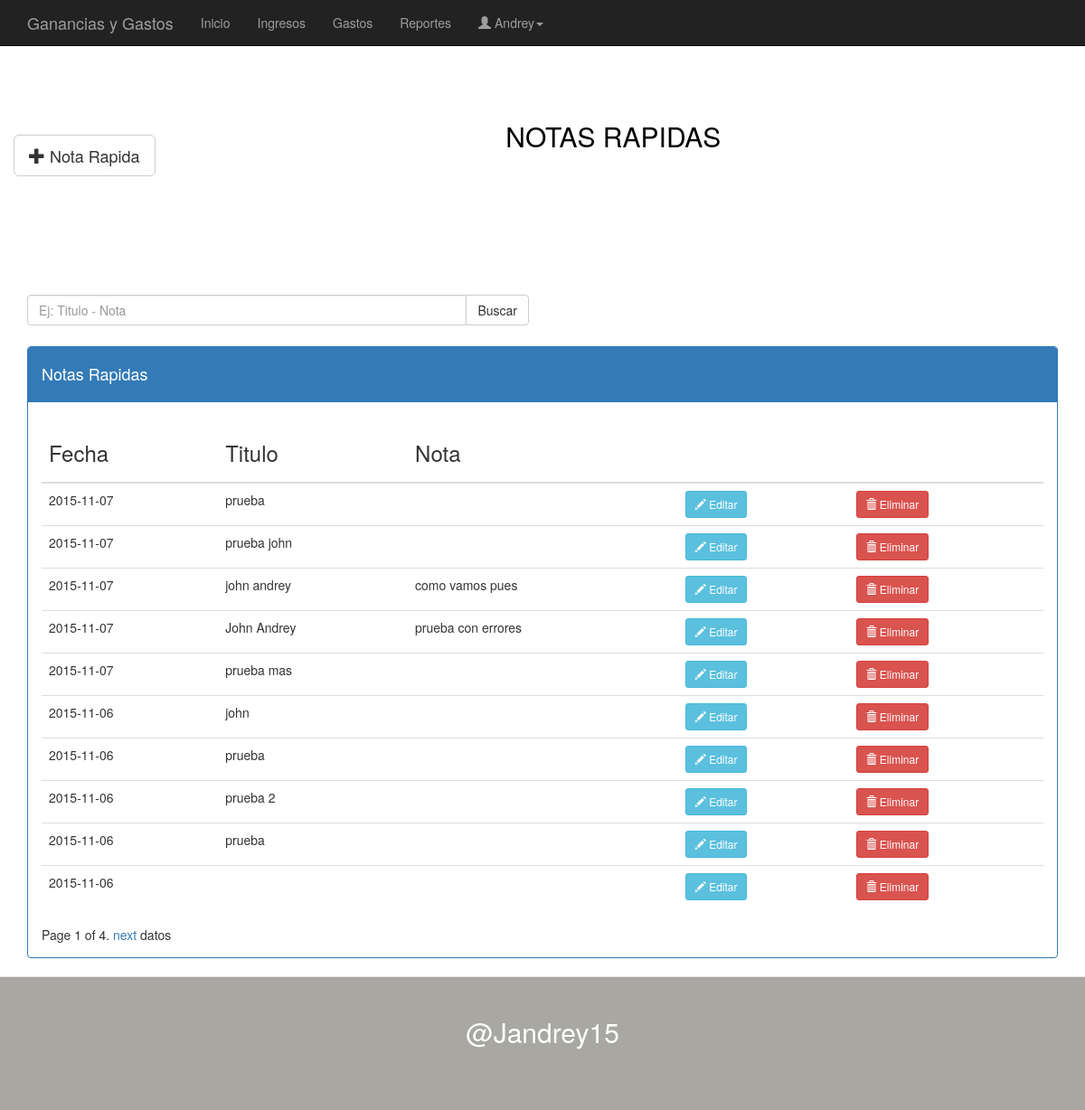
Before: /ver-notas-rapidas/ (signed in) with the older database file.
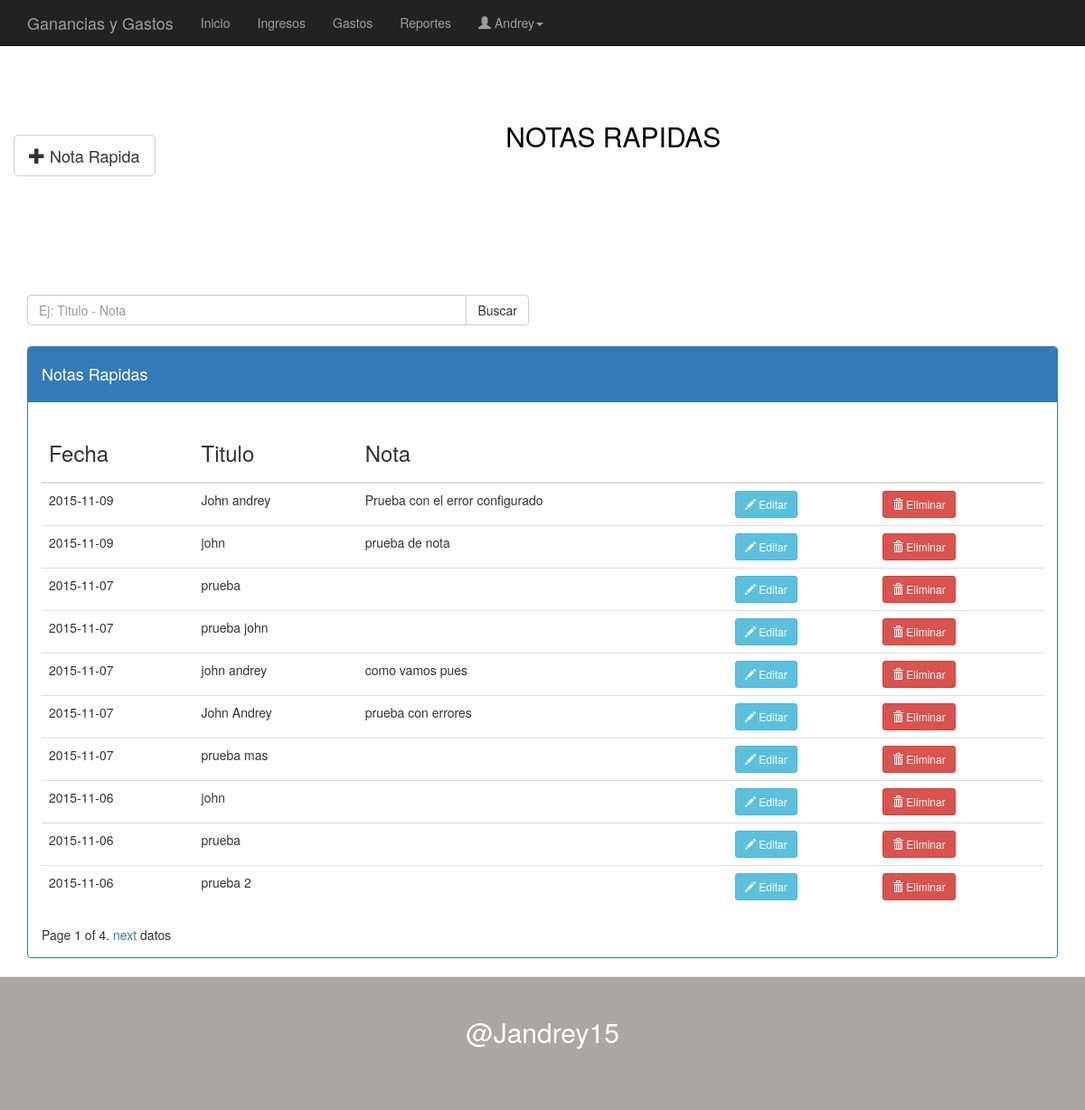
After: the same page with the newer database file.
### apps/notas/models.py (models this page shows, shortened)
class Notas(models.Model):
	fecha = models.DateField(blank=True)
	titulo = models.CharField(max_length=50, blank=True)
	nota = models.CharField(max_length=80, blank=True)
	usuario = models.ForeignKey(User)

### apps/notas/views.py (the view)
# urls.py: url(r'^ver-notas-rapidas/$', NotaRapida.as_view(), name = 'nota_rapida'),
class NotaRapida(CreateView,ListView):
	template_name = 'notas/notasRapidas.html'
	def get(self, request, *args, **kwargs):
		id_user = request.user.id
		notas = Notas.objects.filter(usuario__id=id_user).order_by('-fecha')
		paginator = Paginator(notas, 10)
		page = request.GET.get('page','1')
		try:datos = paginator.page(page )
		except PageNotAnInteger:
		 	datos = paginator.page(1)
		except EmptyPage:
			datos = paginator.page(paginator.num_pages)
		ctx = {'datos': datos}
		return render_to_response('notas/notasRapidas.html',ctx, context_instance=RequestContext(request))

### diarias/templates/notas/notasRapidas.html (shortened to what this page needs)
{% extends "base.html" %}
{% block cabezera %}
	{% if user.is_authenticated %}
	<div id="notaStyle">
		<a href="" class="btn btn-default btn-lg" data-toggle="modal" data-target="#mensaje">
		<span class="glyphicon glyphicon-plus" aria-hidden="true"></span> Nota Rapida</a>
	</div>
	{% else %}
		<script type="text/javascript">
			 window.location="http://localhost:8000/";
		</script>
	{% endif %}
{% endblock %}
{% block contenido %}
	<h2 id="titulos">NOTAS RAPIDAS</h2>
{% endblock %}
{% block segundocontenido %}
	<div class="col-lg-6" id="buscador">
	    <div class="input-group">
	      <input type="text" class="form-control" id="buscar" placeholder="Ej: Titulo - Nota" autofocus>
	      <span class="input-group-btn">
	        <button class="btn btn-default" type="button" id="buscando">Buscar</button>
	      </span>
	    </div>
	</div>
	<article class="col-md-12">
		<div class="table-responsive panel panel-primary">
			<div class="panel-heading"><h4>Notas Rapidas</h4></div>
			<div class="panel-body">
			<table class="table table-hover">
				<thead>
					<tr>
						<th><h3>Fecha</h3></th>
						<th><h3>Titulo</h3></th>
						<th><h3>Nota</h3></th>
						<th></th>
						<th></th>
					</tr>
				</thead>
				<tbody id="FechaTituloNota">
					{% for registro in datos %}
							<tr>
								<td>{{registro.fecha|date:"Y-m-d"}}</td>
								<td>{{registro.titulo}}</td>
								<td>{{registro.nota}} </td>
								<td><a href=""  class="btn btn-info btn-sm" data-toggle="modal" data-target="#modificar" id="modificarNota"><span class="glyphicon glyphicon-pencil" aria-hidden="true"></span> Editar</a></td>
								<td><a href=""  class="btn btn-danger btn-sm" data-toggle="modal" data-target="#eliminar" id="eliminarNota"><span class="glyphicon glyphicon-trash" aria-hidden="true"></span> Eliminar</a></td>
							</tr>
					{% endfor %}
				</tbody>
			</table>
			<div id="pag">
				<nav class="paginacion">
				    <span class="step-links">
				        <span class="current">
				            Page {{ datos.number }} of {{ datos.paginator.num_pages }}.
				        </span>
				        {% if datos.has_next %}
				            <a href="?page={{ datos.next_page_number }}">next</a>
				        {% endif %}datos
				    </span>
				</nav>
			</div>
			</div>
		</div>
	</article>
{% endblock %}

### diarias/templates/base.html (shortened to what this page needs)
<!DOCTYPE HTML>
<html lang="es">
<head>
	<link rel="stylesheet" type="text/css" href="{{STATIC_URL}}css/bootstrap.min.css">
	<link rel="stylesheet" type="text/css" href="{{STATIC_URL}}css/estilos.css">
</head>
<body>
	<header>
		<nav class="navbar navbar-inverse navbar-fixed-top" id="cabezera-menu">
		  <div class="container">
		    <div class="navbar-header divider">
		      <a class="navbar-brand" href="/menu">Ganancias y Gastos
		      </a>
		    </div>
		    <div class="collapse navbar-collapse" id="navbar-1">
		      <ul class="nav navbar-nav">
		        <li><a href="/menu">Inicio <span class="sr-only">(current)</span></a></li>
		        <li><a href="/ver-ganancias/">Ingresos</a></li>
		         <li><a href="/ver-gastos/">Gastos</a></li>
		         <li><a href="/reportes">Reportes</a></li>
		        <li class="dropdown">
		          <a href="#" class="dropdown-toggle" data-toggle="dropdown" role="button" aria-haspopup="true" aria-expanded="false"><i class="glyphicon glyphicon-user "></i> {{user.username|capfirst}}<span class="caret"></span></a>
		        </li>
		      </ul>
		    </div>
		  </div>
		</nav>
	</header>
		<div class="container">
			<section class="main row">
				{% block cabezera %} {% endblock %}
				{% block contenido %} {% endblock %}
			</section>
			<section class="espacio row">
				{% block segundocontenido %} {% endblock %}
			</section>
		</div>
	<footer id="pieMenu">
		<h2>@Jandrey15</h2>
	</footer>
</body>
</html>

### diarias/static/css/estilos.css (style rules this page uses)
#buscador { margin-bottom: 2%; }
#titulos { padding-bottom: 3%; text-align: center; color: #000; }
.main { margin-top: 10%; }
.espacio { margin-top: 5%; }
#pieMenu { padding-top: 2%; padding-bottom: 5%; color: white; text-align: center; width: 100%; border-top: 1px solid #e5e5e5; background: rgba(83, 81, 70, 0.5); bottom:0!important; margin-bottom: -5%; position: relative; }

### diarias/templates/notas/notasRapidas.html (style rules this page uses)
#notaStyle { float: left; padding-top: 3%; }

Changed rows visible on the page:
no longer on this page (row unchanged): Notas: fecha "2015-11-06", titulo "prueba"
no longer on this page (row unchanged): Notas: fecha "2015-11-06"
added Notas: fecha "2015-11-09", titulo "John andrey", nota "Prueba con el error configurado"
added Notas: fecha "2015-11-09", titulo "john", nota "prueba de nota"
